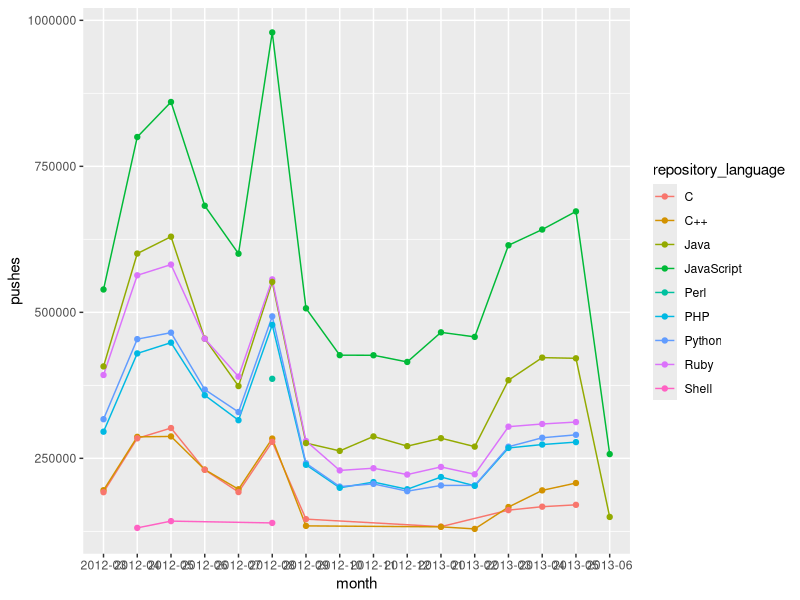
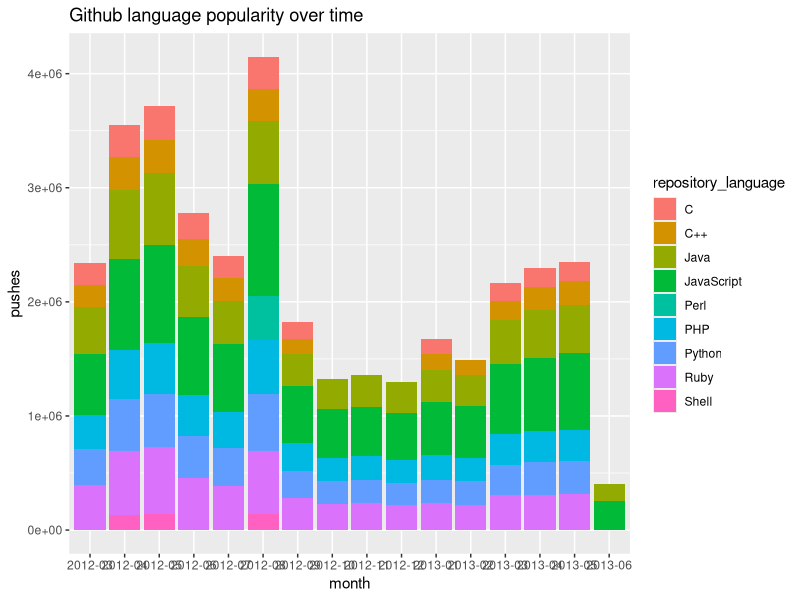

Here is the R script that generated these plots, in order:
# Get data
gh_data <- read.csv("results.csv", as.is=T)

# This is too much data, sort it so we get the top results
s <- gh_data[order(gh_data$pushes, decreasing=T), ]
s1 <- s[1:120, ]

# Somehow theres a null language, filter it out
s2 <- s1[s1$repository_language != "null", ]

library("ggplot2")

# Plot the pushes over time
ggplot(data=s2) + aes(x=month, y=pushes, group=repository_language, color=repository_language) + geom_line(aes(group=repository_language)) + geom_point()

# I don't like that one, let's try a bar graph
ggplot(data=s2) + aes(x=month, y=pushes, fill=repository_language) + geom_bar(stat = "identity") + ggtitle("Github language popularity over time")